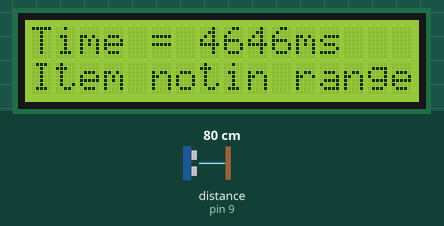
Simulated run of this sketch. Board: Arduino Uno, built with avr-gcc and run on an emulated ATmega328P. Parts: 16×2 character LCD. Wiring (inferred from the names in the program): ultrasonic range finder: trigger pin 8; echo pin 9. The inputs (shaded band) are chosen by the test bench; at power-on: distance to the obstacle (sensor on pin 9) 80 cm. The echo pulse lasts 58.3 µs per cm.

Above: at 1.2 s.
1.3 s: distance to the obstacle (sensor on pin 9) set to 2 cm
At 2.6 s:
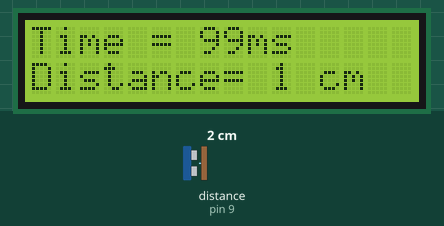
5.4 s: distance to the obstacle (sensor on pin 9) set to 4 cm
At 6.6 s:
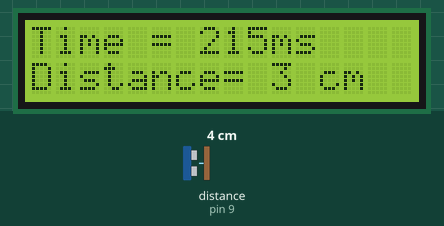
8.6 s: distance to the obstacle (sensor on pin 9) set to 9 cm
At 9.6 s:
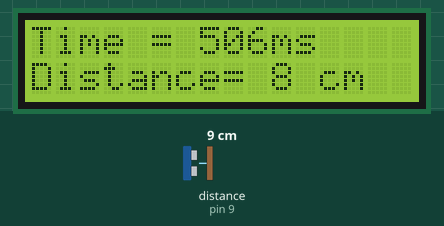
Timing chart, 0 to 11.6 s (numbered marks = the images above; inputs shaded):
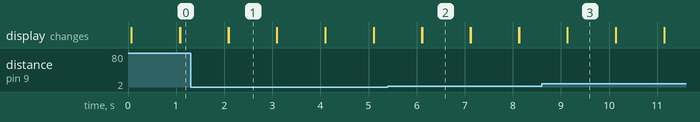

The sketch:

UltaSonicSnsrLcdDistance.ino
```cpp
const int trigger = 8;
const int echo = 9;
long waqt = 0;
int duri = 0;
#include <LiquidCrystal.h>
const int rs = 12, en = 11, d4 = 5, d5 = 4, d6 = 3, d7 = 2;
LiquidCrystal lcd(rs, en, d4, d5, d6, d7);


void setup() {
lcd.begin(16, 2);
pinMode(trigger, OUTPUT);
pinMode(echo, INPUT);
}

void loop()
{
  digitalWrite(trigger, HIGH);
  delayMicroseconds(10);
  digitalWrite(trigger, LOW);
  waqt = pulseIn(echo, HIGH);
  duri = (waqt * 0.034)/2;
  lcd.print("Time = ");
  lcd.print(waqt);
  lcd.print("ms");
  lcd.setCursor(0,1);
  if(waqt>=3000)
  lcd.print("Item notin range");
  else{
  lcd.print("Distance= ");
  lcd.print(duri);
  lcd.print(" cm");
  }
  delay(1000);
  lcd.clear();
}
```

Measured:
- after the input at 1.3 s, the display: first differs from a run without the input after 0.79 s (image 1)
- after the input at 5.4 s, the display: first differs from a run without the input after 0.72 s (image 2)
- after the input at 8.6 s, the display: first differs from a run without the input after 0.54 s (image 3)
- what the display in image 1 shows lasts 1.0 s, from 2.1 s to 3.1 s
